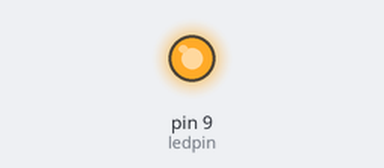
Bench run of a sketch on a simulated Arduino Uno, built with avr-gcc and run on an emulated ATmega328P. On the bench: output pins drawn as LEDs (lit = HIGH).

Above: at 0.1 s.
Timing chart, 0 to 1.6 s (numbered marks = the images above):
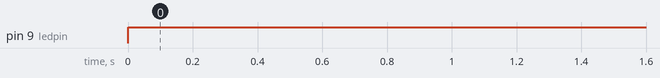

Measured:
- by itself, pin 9 (ledpin): LOW → HIGH at 0.00 s

The sketch:

NguyenM_CSCI3511_Lab5.ino
```cpp
int ledpin = 9; //non PWM pin just blinks turns off and on. But PWM pin fades out the light/dims slowly when turning off.

void setup() {
  // put your setup code here, to run once:
  pinMode(ledpin, OUTPUT); // seems like it stays on longer if you remove this statement
}

void loop() {
  // put your main code here, to run repeatedly:
  for(int brightness = 255; brightness >= 0; brightness --){
    analogWrite(ledpin, 260);
    delay(30);
  }
  delay(1000);
}
```
